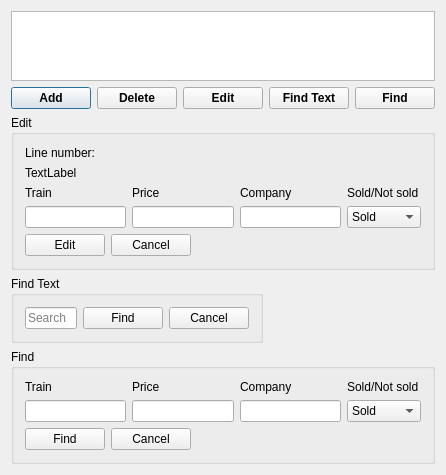
<?xml version="1.0" encoding="UTF-8"?>
<ui version="4.0">
 <class>db</class>
 <widget class="QDialog" name="db">
  <property name="geometry">
   <rect>
    <x>0</x>
    <y>0</y>
    <width>441</width>
    <height>355</height>
   </rect>
  </property>
  <property name="windowTitle">
   <string>db</string>
  </property>
  <layout class="QGridLayout" name="gridLayout">
   <item row="0" column="0" colspan="5">
    <widget class="QTableView" name="tableui">
     <property name="showGrid">
      <bool>true</bool>
     </property>
     <attribute name="verticalHeaderVisible">
      <bool>false</bool>
     </attribute>
     <attribute name="verticalHeaderShowSortIndicator" stdset="0">
      <bool>true</bool>
     </attribute>
    </widget>
   </item>
   <item row="1" column="0">
    <widget class="QPushButton" name="addb">
     <property name="font">
      <font>
       <weight>75</weight>
       <bold>true</bold>
      </font>
     </property>
     <property name="text">
      <string>Add</string>
     </property>
    </widget>
   </item>
   <item row="1" column="1">
    <widget class="QPushButton" name="delb">
     <property name="font">
      <font>
       <weight>75</weight>
       <bold>true</bold>
      </font>
     </property>
     <property name="text">
      <string>Delete</string>
     </property>
    </widget>
   </item>
   <item row="1" column="2">
    <widget class="QPushButton" name="editb">
     <property name="font">
      <font>
       <weight>75</weight>
       <bold>true</bold>
      </font>
     </property>
     <property name="text">
      <string>Edit</string>
     </property>
    </widget>
   </item>
   <item row="1" column="3">
    <widget class="QPushButton" name="findb">
     <property name="font">
      <font>
       <weight>75</weight>
       <bold>true</bold>
      </font>
     </property>
     <property name="text">
      <string>Find Text</string>
     </property>
    </widget>
   </item>
   <item row="1" column="4">
    <widget class="QPushButton" name="findb_2">
     <property name="font">
      <font>
       <weight>75</weight>
       <bold>true</bold>
      </font>
     </property>
     <property name="text">
      <string>Find</string>
     </property>
    </widget>
   </item>
   <item row="2" column="0" colspan="5">
    <widget class="QGroupBox" name="edit">
     <property name="title">
      <string>Edit</string>
     </property>
     <layout class="QFormLayout" name="formLayout">
      <item row="0" column="0">
       <widget class="QLabel" name="label">
        <property name="text">
         <string>Line number:</string>
        </property>
       </widget>
      </item>
      <item row="1" column="0">
       <widget class="QLabel" name="numt">
        <property name="text">
         <string>TextLabel</string>
        </property>
       </widget>
      </item>
      <item row="3" column="0" colspan="2">
       <layout class="QHBoxLayout" name="horizontalLayout">
        <item>
         <layout class="QVBoxLayout" name="verticalLayout">
          <item>
           <widget class="QLabel" name="label_2">
            <property name="text">
             <string>Train</string>
            </property>
           </widget>
          </item>
          <item>
           <widget class="QLineEdit" name="trainel">
            <property name="placeholderText">
             <string/>
            </property>
           </widget>
          </item>
         </layout>
        </item>
        <item>
         <layout class="QVBoxLayout" name="verticalLayout_4">
          <item>
           <widget class="QLabel" name="label_3">
            <property name="text">
             <string>Price</string>
            </property>
           </widget>
          </item>
          <item>
           <widget class="QLineEdit" name="pricel">
            <property name="placeholderText">
             <string/>
            </property>
           </widget>
          </item>
         </layout>
        </item>
        <item>
         <layout class="QVBoxLayout" name="verticalLayout_3">
          <item>
           <widget class="QLabel" name="label_4">
            <property name="text">
             <string>Company</string>
            </property>
           </widget>
          </item>
          <item>
           <widget class="QLineEdit" name="compel">
            <property name="placeholderText">
             <string/>
            </property>
           </widget>
          </item>
         </layout>
        </item>
        <item>
         <layout class="QVBoxLayout" name="verticalLayout_2">
          <item>
           <widget class="QLabel" name="label_5">
            <property name="text">
             <string>Sold/Not sold</string>
            </property>
           </widget>
          </item>
          <item>
           <widget class="QComboBox" name="eselect">
            <property name="currentText">
             <string>Sold</string>
            </property>
            <property name="currentIndex">
             <number>0</number>
            </property>
            <item>
             <property name="text">
              <string>Sold</string>
             </property>
            </item>
            <item>
             <property name="text">
              <string>Not sold</string>
             </property>
            </item>
           </widget>
          </item>
         </layout>
        </item>
       </layout>
      </item>
      <item row="4" column="0">
       <layout class="QHBoxLayout" name="horizontalLayout_3">
        <item>
         <widget class="QPushButton" name="editsubmb">
          <property name="text">
           <string>Edit</string>
          </property>
         </widget>
        </item>
        <item>
         <widget class="QPushButton" name="editcancb">
          <property name="text">
           <string>Cancel</string>
          </property>
         </widget>
        </item>
       </layout>
      </item>
     </layout>
    </widget>
   </item>
   <item row="3" column="0" colspan="3">
    <widget class="QGroupBox" name="find">
     <property name="title">
      <string>Find Text</string>
     </property>
     <layout class="QHBoxLayout" name="horizontalLayout_2">
      <item>
       <widget class="QLineEdit" name="findl">
        <property name="placeholderText">
         <string>Search</string>
        </property>
       </widget>
      </item>
      <item>
       <layout class="QHBoxLayout" name="horizontalLayout_6">
        <item>
         <widget class="QPushButton" name="findsubmb">
          <property name="text">
           <string>Find</string>
          </property>
         </widget>
        </item>
        <item>
         <widget class="QPushButton" name="findcancb">
          <property name="text">
           <string>Cancel</string>
          </property>
         </widget>
        </item>
       </layout>
      </item>
     </layout>
    </widget>
   </item>
   <item row="4" column="0" colspan="5">
    <widget class="QGroupBox" name="find_2">
     <property name="title">
      <string>Find</string>
     </property>
     <layout class="QFormLayout" name="formLayout_2">
      <item row="1" column="0">
       <layout class="QHBoxLayout" name="horizontalLayout_5">
        <item>
         <widget class="QPushButton" name="findsubmb_2">
          <property name="text">
           <string>Find</string>
          </property>
         </widget>
        </item>
        <item>
         <widget class="QPushButton" name="findcancb_2">
          <property name="text">
           <string>Cancel</string>
          </property>
         </widget>
        </item>
       </layout>
      </item>
      <item row="0" column="0" colspan="2">
       <layout class="QHBoxLayout" name="horizontalLayout_4">
        <item>
         <layout class="QVBoxLayout" name="verticalLayout_5">
          <item>
           <widget class="QLabel" name="label_6">
            <property name="text">
             <string>Train</string>
            </property>
           </widget>
          </item>
          <item>
           <widget class="QLineEdit" name="trainel_2">
            <property name="placeholderText">
             <string/>
            </property>
           </widget>
          </item>
         </layout>
        </item>
        <item>
         <layout class="QVBoxLayout" name="verticalLayout_6">
          <item>
           <widget class="QLabel" name="label_7">
            <property name="text">
             <string>Price</string>
            </property>
           </widget>
          </item>
          <item>
           <widget class="QLineEdit" name="pricel_2">
            <property name="placeholderText">
             <string/>
            </property>
           </widget>
          </item>
         </layout>
        </item>
        <item>
         <layout class="QVBoxLayout" name="verticalLayout_7">
          <item>
           <widget class="QLabel" name="label_8">
            <property name="text">
             <string>Company</string>
            </property>
           </widget>
          </item>
          <item>
           <widget class="QLineEdit" name="compel_2">
            <property name="placeholderText">
             <string/>
            </property>
           </widget>
          </item>
         </layout>
        </item>
        <item>
         <layout class="QVBoxLayout" name="verticalLayout_8">
          <item>
           <widget class="QLabel" name="label_9">
            <property name="text">
             <string>Sold/Not sold</string>
            </property>
           </widget>
          </item>
          <item>
           <widget class="QComboBox" name="fselect">
            <property name="currentText">
             <string>Sold</string>
            </property>
            <property name="currentIndex">
             <number>0</number>
            </property>
            <item>
             <property name="text">
              <string>Sold</string>
             </property>
            </item>
            <item>
             <property name="text">
              <string>Not sold</string>
             </property>
            </item>
           </widget>
          </item>
         </layout>
        </item>
       </layout>
      </item>
     </layout>
    </widget>
   </item>
  </layout>
 </widget>
 <layoutdefault spacing="6" margin="11"/>
 <resources/>
 <connections/>
</ui>
